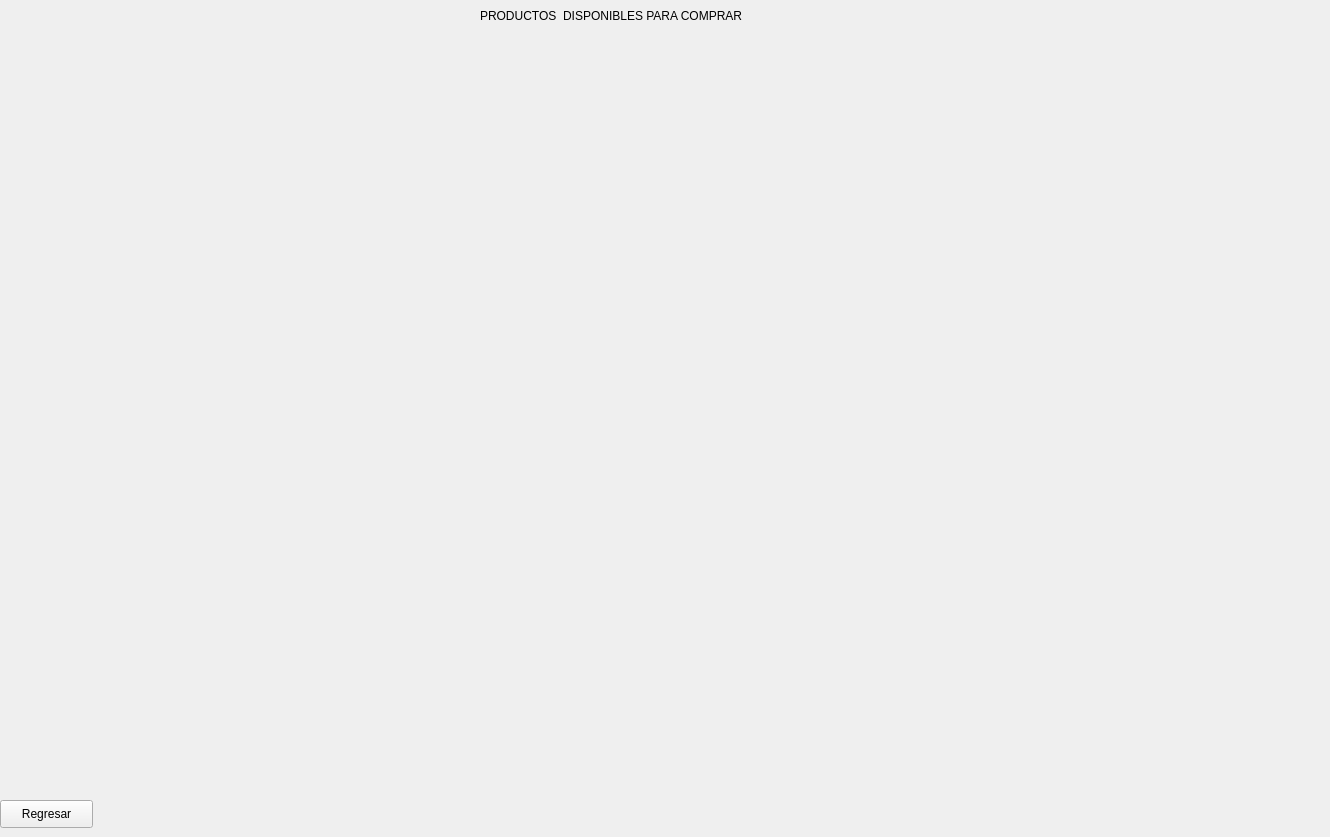
      <widget class="QWidget" name="MenuProductos">
       <widget class="QLabel" name="tituloMenu">
        <property name="geometry">
         <rect>
          <x>480</x>
          <y>0</y>
          <width>301</width>
          <height>31</height>
         </rect>
        </property>
        <property name="text">
         <string>PRODUCTOS  DISPONIBLES PARA COMPRAR</string>
        </property>
       </widget>
       <widget class="QLabel" name="MensajeMenu">
        <property name="geometry">
         <rect>
          <x>450</x>
          <y>800</y>
          <width>331</width>
          <height>16</height>
         </rect>
        </property>
        <property name="text">
         <string/>
        </property>
       </widget>
       <widget class="QPushButton" name="regresarMain">
        <property name="geometry">
         <rect>
          <x>0</x>
          <y>800</y>
          <width>93</width>
          <height>28</height>
         </rect>
        </property>
        <property name="text">
         <string>Regresar</string>
        </property>
       </widget>
       <widget class="QLabel" name="name01">
        <property name="geometry">
         <rect>
          <x>110</x>
          <y>40</y>
          <width>91</width>
          <height>16</height>
         </rect>
        </property>
        <property name="text">
         <string/>
        </property>
       </widget>
       <widget class="QPushButton" name="producto1">
        <property name="geometry">
         <rect>
          <x>40</x>
          <y>70</y>
          <width>201</width>
          <height>111</height>
         </rect>
        </property>
        <property name="text">
         <string/>
        </property>
        <property name="flat">
         <bool>true</bool>
        </property>
       </widget>
       <widget class="QLabel" name="name02">
        <property name="geometry">
         <rect>
          <x>360</x>
          <y>40</y>
          <width>91</width>
          <height>16</height>
         </rect>
        </property>
        <property name="text">
         <string/>
        </property>
       </widget>
       <widget class="QPushButton" name="producto2">
        <property name="geometry">
         <rect>
          <x>290</x>
          <y>70</y>
          <width>201</width>
          <height>111</height>
         </rect>
        </property>
        <property name="text">
         <string/>
        </property>
        <property name="flat">
         <bool>true</bool>
        </property>
       </widget>
       <widget class="QLabel" name="name03">
        <property name="geometry">
         <rect>
          <x>580</x>
          <y>40</y>
          <width>91</width>
          <height>16</height>
         </rect>
        </property>
        <property name="text">
         <string/>
        </property>
       </widget>
       <widget class="QPushButton" name="producto3">
        <property name="geometry">
         <rect>
          <x>530</x>
          <y>80</y>
          <width>201</width>
          <height>111</height>
         </rect>
        </property>
        <property name="text">
         <string/>
        </property>
        <property name="flat">
         <bool>true</bool>
        </property>
       </widget>
       <widget class="QLabel" name="name04">
        <property name="geometry">
         <rect>
          <x>840</x>
          <y>40</y>
          <width>91</width>
          <height>16</height>
         </rect>
        </property>
        <property name="text">
         <string/>
        </property>
       </widget>
       <widget class="QPushButton" name="producto4">
        <property name="geometry">
         <rect>
          <x>770</x>
          <y>70</y>
          <width>201</width>
          <height>111</height>
         </rect>
        </property>
        <property name="text">
         <string/>
        </property>
        <property name="flat">
         <bool>true</bool>
        </property>
       </widget>
       <widget class="QLabel" name="name05">
        <property name="geometry">
         <rect>
          <x>1120</x>
          <y>40</y>
          <width>91</width>
          <height>16</height>
         </rect>
        </property>
        <property name="text">
         <string/>
        </property>
       </widget>
       <widget class="QPushButton" name="producto5">
        <property name="geometry">
         <rect>
          <x>1050</x>
          <y>70</y>
          <width>201</width>
          <height>111</height>
         </rect>
        </property>
        <property name="text">
         <string/>
        </property>
        <property name="flat">
         <bool>true</bool>
        </property>
       </widget>
       <widget class="QPushButton" name="producto8">
        <property name="geometry">
         <rect>
          <x>530</x>
          <y>230</y>
          <width>201</width>
          <height>111</height>
         </rect>
        </property>
        <property name="text">
         <string/>
        </property>
        <property name="flat">
         <bool>true</bool>
        </property>
       </widget>
       <widget class="QPushButton" name="producto9">
        <property name="geometry">
         <rect>
          <x>770</x>
          <y>220</y>
          <width>201</width>
          <height>111</height>
         </rect>
        </property>
        <property name="text">
         <string/>
        </property>
        <property name="flat">
         <bool>true</bool>
        </property>
       </widget>
       <widget class="QPushButton" name="producto7">
        <property name="geometry">
         <rect>
          <x>290</x>
          <y>220</y>
          <width>201</width>
          <height>111</height>
         </rect>
        </property>
        <property name="text">
         <string/>
        </property>
        <property name="flat">
         <bool>true</bool>
        </property>
       </widget>
       <widget class="QPushButton" name="producto6">
        <property name="geometry">
         <rect>
          <x>40</x>
          <y>220</y>
          <width>201</width>
          <height>111</height>
         </rect>
        </property>
        <property name="text">
         <string/>
        </property>
        <property name="flat">
         <bool>true</bool>
        </property>
       </widget>
       <widget class="QPushButton" name="producto10">
        <property name="geometry">
         <rect>
          <x>1050</x>
          <y>220</y>
          <width>201</width>
          <height>111</height>
         </rect>
        </property>
        <property name="text">
         <string/>
        </property>
        <property name="flat">
         <bool>true</bool>
        </property>
       </widget>
       <widget class="QLabel" name="name06">
        <property name="geometry">
         <rect>
          <x>130</x>
          <y>190</y>
          <width>91</width>
          <height>16</height>
         </rect>
        </property>
        <property name="text">
         <string/>
        </property>
       </widget>
       <widget class="QLabel" name="name08">
        <property name="geometry">
         <rect>
          <x>600</x>
          <y>190</y>
          <width>91</width>
          <height>16</height>
         </rect>
        </property>
        <property name="text">
         <string/>
        </property>
       </widget>
       <widget class="QLabel" name="name10">
        <property name="geometry">
         <rect>
          <x>1140</x>
          <y>190</y>
          <width>91</width>
          <height>16</height>
         </rect>
        </property>
        <property name="text">
         <string/>
        </property>
       </widget>
       <widget class="QLabel" name="name09">
        <property name="geometry">
         <rect>
          <x>860</x>
          <y>190</y>
          <width>91</width>
          <height>16</height>
         </rect>
        </property>
        <property name="text">
         <string/>
        </property>
       </widget>
       <widget class="QLabel" name="name07">
        <property name="geometry">
         <rect>
          <x>380</x>
          <y>190</y>
          <width>91</width>
          <height>16</height>
         </rect>
        </property>
        <property name="text">
         <string/>
        </property>
       </widget>
       <widget class="QLabel" name="name15">
        <property name="geometry">
         <rect>
          <x>1130</x>
          <y>330</y>
          <width>91</width>
          <height>16</height>
         </rect>
        </property>
        <property name="text">
         <string/>
        </property>
       </widget>
       <widget class="QPushButton" name="producto13">
        <property name="geometry">
         <rect>
          <x>540</x>
          <y>370</y>
          <width>201</width>
          <height>111</height>
         </rect>
        </property>
        <property name="text">
         <string/>
        </property>
        <property name="flat">
         <bool>true</bool>
        </property>
       </widget>
       <widget class="QLabel" name="name16">
        <property name="geometry">
         <rect>
          <x>140</x>
          <y>480</y>
          <width>91</width>
          <height>16</height>
         </rect>
        </property>
        <property name="text">
         <string/>
        </property>
       </widget>
       <widget class="QLabel" name="name14">
        <property name="geometry">
         <rect>
          <x>850</x>
          <y>330</y>
          <width>91</width>
          <height>16</height>
         </rect>
        </property>
        <property name="text">
         <string/>
        </property>
       </widget>
       <widget class="QLabel" name="name19">
        <property name="geometry">
         <rect>
          <x>870</x>
          <y>480</y>
          <width>91</width>
          <height>16</height>
         </rect>
        </property>
        <property name="text">
         <string/>
        </property>
       </widget>
       <widget class="QLabel" name="name18">
        <property name="geometry">
         <rect>
          <x>610</x>
          <y>480</y>
          <width>91</width>
          <height>16</height>
         </rect>
        </property>
        <property name="text">
         <string/>
        </property>
       </widget>
       <widget class="QPushButton" name="producto12">
        <property name="geometry">
         <rect>
          <x>300</x>
          <y>360</y>
          <width>201</width>
          <height>111</height>
         </rect>
        </property>
        <property name="text">
         <string/>
        </property>
        <property name="flat">
         <bool>true</bool>
        </property>
       </widget>
       <widget class="QLabel" name="name17">
        <property name="geometry">
         <rect>
          <x>390</x>
          <y>480</y>
          <width>91</width>
          <height>16</height>
         </rect>
        </property>
        <property name="text">
         <string/>
        </property>
       </widget>
       <widget class="QPushButton" name="producto18">
        <property name="geometry">
         <rect>
          <x>540</x>
          <y>520</y>
          <width>201</width>
          <height>111</height>
         </rect>
        </property>
        <property name="text">
         <string/>
        </property>
        <property name="flat">
         <bool>true</bool>
        </property>
       </widget>
       <widget class="QLabel" name="name20">
        <property name="geometry">
         <rect>
          <x>1150</x>
          <y>480</y>
          <width>91</width>
          <height>16</height>
         </rect>
        </property>
        <property name="text">
         <string/>
        </property>
       </widget>
       <widget class="QLabel" name="name12">
        <property name="geometry">
         <rect>
          <x>370</x>
          <y>330</y>
          <width>91</width>
          <height>16</height>
         </rect>
        </property>
        <property name="text">
         <string/>
        </property>
       </widget>
       <widget class="QPushButton" name="producto17">
        <property name="geometry">
         <rect>
          <x>300</x>
          <y>510</y>
          <width>201</width>
          <height>111</height>
         </rect>
        </property>
        <property name="text">
         <string/>
        </property>
        <property name="flat">
         <bool>true</bool>
        </property>
       </widget>
       <widget class="QLabel" name="name11">
        <property name="geometry">
         <rect>
          <x>120</x>
          <y>330</y>
          <width>91</width>
          <height>16</height>
         </rect>
        </property>
        <property name="text">
         <string/>
        </property>
       </widget>
       <widget class="QPushButton" name="producto16">
        <property name="geometry">
         <rect>
          <x>50</x>
          <y>510</y>
          <width>201</width>
          <height>111</height>
         </rect>
        </property>
        <property name="text">
         <string/>
        </property>
        <property name="flat">
         <bool>true</bool>
        </property>
       </widget>
       <widget class="QPushButton" name="producto15">
        <property name="geometry">
         <rect>
          <x>1060</x>
          <y>360</y>
          <width>201</width>
          <height>111</height>
         </rect>
        </property>
        <property name="text">
         <string/>
        </property>
        <property name="flat">
         <bool>true</bool>
        </property>
       </widget>
       <widget class="QLabel" name="name13">
        <property name="geometry">
         <rect>
          <x>590</x>
          <y>330</y>
          <width>91</width>
          <height>16</height>
         </rect>
        </property>
        <property name="text">
         <string/>
        </property>
       </widget>
       <widget class="QPushButton" name="producto11">
        <property name="geometry">
         <rect>
          <x>50</x>
          <y>360</y>
          <width>201</width>
          <height>111</height>
         </rect>
        </property>
        <property name="text">
         <string/>
        </property>
        <property name="flat">
         <bool>true</bool>
        </property>
       </widget>
       <widget class="QPushButton" name="producto19">
        <property name="geometry">
         <rect>
          <x>780</x>
          <y>510</y>
          <width>201</width>
          <height>111</height>
         </rect>
        </property>
        <property name="text">
         <string/>
        </property>
        <property name="flat">
         <bool>true</bool>
        </property>
       </widget>
       <widget class="QPushButton" name="producto20">
        <property name="geometry">
         <rect>
          <x>1060</x>
          <y>510</y>
          <width>201</width>
          <height>111</height>
         </rect>
        </property>
        <property name="text">
         <string/>
        </property>
        <property name="flat">
         <bool>true</bool>
        </property>
       </widget>
       <widget class="QPushButton" name="producto14">
        <property name="geometry">
         <rect>
          <x>780</x>
          <y>360</y>
          <width>201</width>
          <height>111</height>
         </rect>
        </property>
        <property name="text">
         <string/>
        </property>
        <property name="flat">
         <bool>true</bool>
        </property>
       </widget>
       <widget class="QLabel" name="name21">
        <property name="geometry">
         <rect>
          <x>150</x>
          <y>650</y>
          <width>91</width>
          <height>16</height>
         </rect>
        </property>
        <property name="text">
         <string/>
        </property>
       </widget>
       <widget class="QPushButton" name="producto23">
        <property name="geometry">
         <rect>
          <x>630</x>
          <y>710</y>
          <width>201</width>
          <height>111</height>
         </rect>
        </property>
        <property name="text">
         <string/>
        </property>
        <property name="flat">
         <bool>true</bool>
        </property>
       </widget>
       <widget class="QPushButton" name="producto24">
        <property name="geometry">
         <rect>
          <x>870</x>
          <y>700</y>
          <width>201</width>
          <height>111</height>
         </rect>
        </property>
        <property name="text">
         <string/>
        </property>
        <property name="flat">
         <bool>true</bool>
        </property>
       </widget>
       <widget class="QPushButton" name="producto22">
        <property name="geometry">
         <rect>
          <x>390</x>
          <y>700</y>
          <width>201</width>
          <height>111</height>
         </rect>
        </property>
        <property name="text">
         <string/>
        </property>
        <property name="flat">
         <bool>true</bool>
        </property>
       </widget>
       <widget class="QLabel" name="name23">
        <property name="geometry">
         <rect>
          <x>620</x>
          <y>650</y>
          <width>91</width>
          <height>16</height>
         </rect>
        </property>
        <property name="text">
         <string/>
        </property>
       </widget>
       <widget class="QLabel" name="name25">
        <property name="geometry">
         <rect>
          <x>1160</x>
          <y>650</y>
          <width>91</width>
          <height>16</height>
         </rect>
        </property>
        <property name="text">
         <string/>
        </property>
       </widget>
       <widget class="QLabel" name="name24">
        <property name="geometry">
         <rect>
          <x>880</x>
          <y>650</y>
          <width>91</width>
          <height>16</height>
         </rect>
        </property>
        <property name="text">
         <string/>
        </property>
       </widget>
       <widget class="QLabel" name="name22">
        <property name="geometry">
         <rect>
          <x>400</x>
          <y>650</y>
          <width>91</width>
          <height>16</height>
         </rect>
        </property>
        <property name="text">
         <string/>
        </property>
       </widget>
       <widget class="QPushButton" name="producto21">
        <property name="geometry">
         <rect>
          <x>140</x>
          <y>700</y>
          <width>201</width>
          <height>111</height>
         </rect>
        </property>
        <property name="text">
         <string/>
        </property>
        <property name="flat">
         <bool>true</bool>
        </property>
       </widget>
       <widget class="QPushButton" name="producto25">
        <property name="geometry">
         <rect>
          <x>1120</x>
          <y>700</y>
          <width>201</width>
          <height>111</height>
         </rect>
        </property>
        <property name="text">
         <string/>
        </property>
        <property name="flat">
         <bool>true</bool>
        </property>
       </widget>
      </widget>
